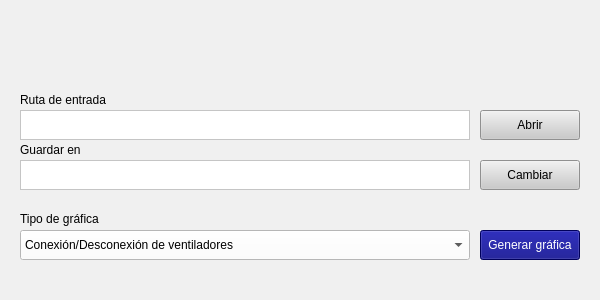
<?xml version="1.0" encoding="UTF-8"?>
<ui version="4.0">
 <class>MainWindow</class>
 <widget class="QMainWindow" name="MainWindow">
  <property name="geometry">
   <rect>
    <x>0</x>
    <y>0</y>
    <width>600</width>
    <height>300</height>
   </rect>
  </property>
  <property name="minimumSize">
   <size>
    <width>600</width>
    <height>300</height>
   </size>
  </property>
  <property name="maximumSize">
   <size>
    <width>600</width>
    <height>300</height>
   </size>
  </property>
  <property name="windowTitle">
   <string>GMP - Generador de gráficas</string>
  </property>
  <property name="windowIcon">
   <iconset resource="icono.qrc">
    <normaloff>:/icono/icono.ico</normaloff>:/icono/icono.ico</iconset>
  </property>
  <property name="styleSheet">
   <string notr="true">background-color: rgb(240, 240, 240);</string>
  </property>
  <widget class="QWidget" name="centralwidget">
   <widget class="QLabel" name="logo_cohemo">
    <property name="geometry">
     <rect>
      <x>5</x>
      <y>0</y>
      <width>400</width>
      <height>90</height>
     </rect>
    </property>
    <property name="text">
     <string>&lt;html&gt;&lt;head/&gt;&lt;body&gt;&lt;p&gt;&lt;img src=&quot;:/imagen/Imagen.png&quot;/&gt;&lt;/p&gt;&lt;/body&gt;&lt;/html&gt;</string>
    </property>
   </widget>
   <widget class="QPushButton" name="pushButton_generar_grafica">
    <property name="geometry">
     <rect>
      <x>480</x>
      <y>230</y>
      <width>100</width>
      <height>30</height>
     </rect>
    </property>
    <property name="minimumSize">
     <size>
      <width>100</width>
      <height>30</height>
     </size>
    </property>
    <property name="maximumSize">
     <size>
      <width>100</width>
      <height>30</height>
     </size>
    </property>
    <property name="styleSheet">
     <string notr="true">background-color: rgb(0, 0, 127);
color: rgb(255, 255, 255);</string>
    </property>
    <property name="text">
     <string>Generar gráfica</string>
    </property>
   </widget>
   <widget class="QTextBrowser" name="textBrowser_ruta_entrada">
    <property name="geometry">
     <rect>
      <x>20</x>
      <y>110</y>
      <width>450</width>
      <height>30</height>
     </rect>
    </property>
    <property name="minimumSize">
     <size>
      <width>450</width>
      <height>30</height>
     </size>
    </property>
    <property name="maximumSize">
     <size>
      <width>450</width>
      <height>30</height>
     </size>
    </property>
    <property name="toolTip">
     <string>Ruta del archivo del ensayo</string>
    </property>
    <property name="styleSheet">
     <string notr="true">background-color: rgb(255, 255, 255);</string>
    </property>
   </widget>
   <widget class="QTextBrowser" name="textBrowser_ruta_salida">
    <property name="geometry">
     <rect>
      <x>20</x>
      <y>160</y>
      <width>450</width>
      <height>30</height>
     </rect>
    </property>
    <property name="minimumSize">
     <size>
      <width>450</width>
      <height>30</height>
     </size>
    </property>
    <property name="maximumSize">
     <size>
      <width>450</width>
      <height>30</height>
     </size>
    </property>
    <property name="toolTip">
     <string>Carpeta donde se guardan las gráficas generadas</string>
    </property>
    <property name="styleSheet">
     <string notr="true">background-color: rgb(255, 255, 255);</string>
    </property>
   </widget>
   <widget class="QPushButton" name="pushButton_abrir">
    <property name="geometry">
     <rect>
      <x>480</x>
      <y>110</y>
      <width>100</width>
      <height>30</height>
     </rect>
    </property>
    <property name="minimumSize">
     <size>
      <width>100</width>
      <height>30</height>
     </size>
    </property>
    <property name="maximumSize">
     <size>
      <width>100</width>
      <height>30</height>
     </size>
    </property>
    <property name="styleSheet">
     <string notr="true">background-color: rgb(202, 202, 202);</string>
    </property>
    <property name="text">
     <string>Abrir</string>
    </property>
   </widget>
   <widget class="QPushButton" name="pushButton_cambiar">
    <property name="geometry">
     <rect>
      <x>480</x>
      <y>160</y>
      <width>100</width>
      <height>30</height>
     </rect>
    </property>
    <property name="minimumSize">
     <size>
      <width>100</width>
      <height>30</height>
     </size>
    </property>
    <property name="maximumSize">
     <size>
      <width>100</width>
      <height>30</height>
     </size>
    </property>
    <property name="styleSheet">
     <string notr="true">background-color: rgb(202, 202, 202);</string>
    </property>
    <property name="text">
     <string>Cambiar</string>
    </property>
   </widget>
   <widget class="QLabel" name="label_ruta_entrada">
    <property name="geometry">
     <rect>
      <x>20</x>
      <y>90</y>
      <width>450</width>
      <height>20</height>
     </rect>
    </property>
    <property name="minimumSize">
     <size>
      <width>450</width>
      <height>20</height>
     </size>
    </property>
    <property name="maximumSize">
     <size>
      <width>450</width>
      <height>20</height>
     </size>
    </property>
    <property name="text">
     <string>Ruta de entrada</string>
    </property>
   </widget>
   <widget class="QLabel" name="label_ruta_salida">
    <property name="geometry">
     <rect>
      <x>20</x>
      <y>140</y>
      <width>450</width>
      <height>20</height>
     </rect>
    </property>
    <property name="minimumSize">
     <size>
      <width>450</width>
      <height>20</height>
     </size>
    </property>
    <property name="maximumSize">
     <size>
      <width>450</width>
      <height>20</height>
     </size>
    </property>
    <property name="text">
     <string>Guardar en</string>
    </property>
   </widget>
   <widget class="QComboBox" name="comboBox_desplegable_graficas">
    <property name="geometry">
     <rect>
      <x>20</x>
      <y>230</y>
      <width>450</width>
      <height>30</height>
     </rect>
    </property>
    <property name="minimumSize">
     <size>
      <width>450</width>
      <height>30</height>
     </size>
    </property>
    <property name="maximumSize">
     <size>
      <width>450</width>
      <height>30</height>
     </size>
    </property>
    <property name="toolTip">
     <string>Selecciona el tipo de gráfica que desea generar</string>
    </property>
    <property name="styleSheet">
     <string notr="true">background-color: rgb(255, 255, 255);</string>
    </property>
    <item>
     <property name="text">
      <string>Conexión/Desconexión de ventiladores</string>
     </property>
    </item>
    <item>
     <property name="text">
      <string>Conexión/Desconexión Kick-Down</string>
     </property>
    </item>
    <item>
     <property name="text">
      <string>Pérdida de Potencia-Temperatura</string>
     </property>
    </item>
    <item>
     <property name="text">
      <string>Desconexión 1200rpm</string>
     </property>
    </item>
    <item>
     <property name="text">
      <string>Desconexión 1400rpm</string>
     </property>
    </item>
    <item>
     <property name="text">
      <string>Prueba del regulador</string>
     </property>
    </item>
    <item>
     <property name="text">
      <string>Completo</string>
     </property>
    </item>
   </widget>
   <widget class="QLabel" name="label_tipo_grafica">
    <property name="geometry">
     <rect>
      <x>20</x>
      <y>209</y>
      <width>450</width>
      <height>20</height>
     </rect>
    </property>
    <property name="minimumSize">
     <size>
      <width>450</width>
      <height>20</height>
     </size>
    </property>
    <property name="maximumSize">
     <size>
      <width>450</width>
      <height>20</height>
     </size>
    </property>
    <property name="text">
     <string>Tipo de gráfica</string>
    </property>
   </widget>
   <widget class="QLabel" name="label_mensajes">
    <property name="geometry">
     <rect>
      <x>20</x>
      <y>260</y>
      <width>451</width>
      <height>20</height>
     </rect>
    </property>
    <property name="styleSheet">
     <string notr="true">color: rgb(0, 0, 255);</string>
    </property>
    <property name="text">
     <string/>
    </property>
   </widget>
  </widget>
 </widget>
 <resources>
  <include location="imagen.qrc"/>
  <include location="icono.qrc"/>
 </resources>
 <connections/>
</ui>
